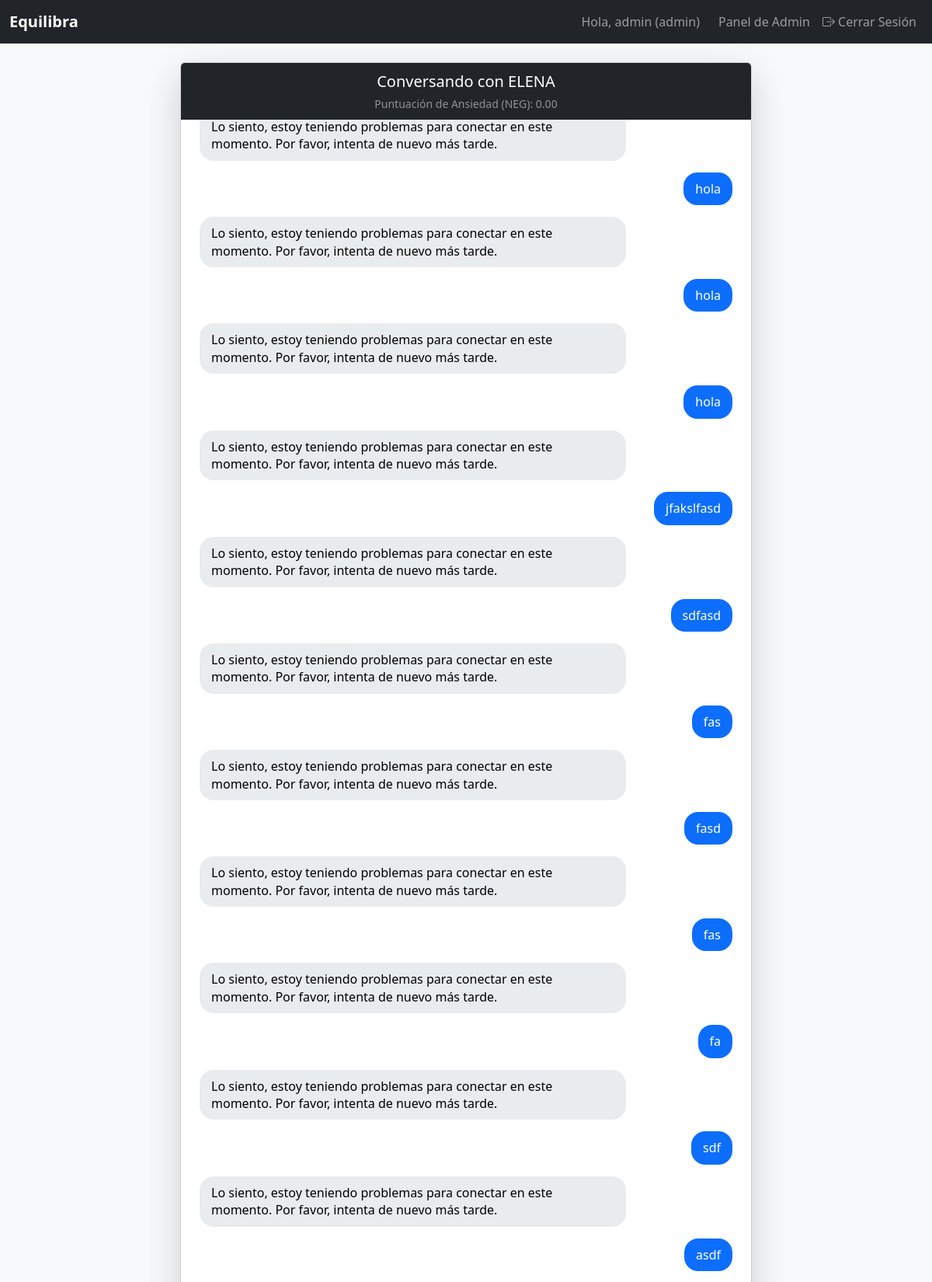
The app's page /chat_page (signed in, upper part) with its own data.
### models.py (models this page shows, shortened)
class User(UserMixin, db.Model):
    id = db.Column(db.Integer, primary_key=True)
    username = db.Column(db.String(150), unique=True, nullable=False)
    email = db.Column(db.String(150), unique=True, nullable=False)
    password_hash = db.Column(db.String(256), nullable=False)
    role = db.Column(db.String(50), nullable=False, default='patient')
    status = db.Column(db.String(50), nullable=False, default='active')
    assigned_psychologist_id = db.Column(db.Integer, db.ForeignKey('user.id'), nullable=True)
    assigned_psychologist = db.relationship('User', remote_side=[id], backref='assigned_patients')
    messages = db.relationship('Message', backref='author', lazy=True)

class Message(db.Model):
    id = db.Column(db.Integer, primary_key=True)
    content = db.Column(db.Text, nullable=False)
    sender = db.Column(db.String(10), nullable=False) # 'user' o 'bot'
    timestamp = db.Column(db.DateTime, index=True, default=datetime.utcnow)
    user_id = db.Column(db.Integer, db.ForeignKey('user.id'), nullable=False)

### app.py (the view)
@main_bp.route('/chat_page')
@login_required
def chat_page():
    past_messages = Message.query.filter_by(user_id=current_user.id).order_by(Message.timestamp.asc()).all()
    return render_template('index.html', messages=past_messages)

### app.py (called while the page is built)
@login_manager.user_loader
def load_user(user_id):
    return User.query.get(int(user_id))

### templates/index.html (shortened to what this page needs)
{% extends "base.html" %}
{% block content %}
<div class="row justify-content-center">
    <div class="col-12 col-md-10 col-lg-8">
        <div class="card shadow-lg chat-card">
            <div class="card-header bg-dark text-white text-center">
                <h5 class="my-1">Conversando con ELENA</h5>
                <small class="text-white-50">Puntuación de Ansiedad (NEG): <span id="anxiety-score">0.00</span></small>
            </div>
            <div class="card-body p-4 chat-window" id="chat-window">
                {% if not messages %}
                    <div class="message bot">
                        Hola, soy Kai. Estoy aquí para escucharte. ¿Cómo te sientes hoy?
                    </div>
                {% else %}
                    {% for msg in messages %}
                        <div class="message {{ msg.sender }}">
                            {{ msg.content | safe }}
                        </div>
                    {% endfor %}
                {% endif %}
            </div>
        </div>
    </div>
</div>
{% endblock %}

### templates/base.html (shortened to what this page needs)
<!DOCTYPE html>
<html lang="es">
<head>
    <link href="https://cdn.jsdelivr.net/npm/bootstrap@5.3.3/dist/css/bootstrap.min.css" rel="stylesheet">
    <link rel="stylesheet" href="https://cdn.jsdelivr.net/npm/bootstrap-icons@1.11.3/font/bootstrap-icons.min.css">
</head>
<body>
    <nav class="navbar navbar-expand-lg navbar-dark bg-dark">
        <div class="container-fluid">
            <a class="navbar-brand" href="{{ url_for('main.home') }}">  Equilibra</a>
            <div class="collapse navbar-collapse" id="navbarNav">
                <div class="navbar-nav ms-auto">
                    {% if current_user.is_authenticated %}
                        <span class="navbar-text me-3">
                            Hola, {{ current_user.username }} ({{ current_user.role }})
                        </span>
                        {% if current_user.role == 'psychologist' %}
                            <a class="nav-link" href="{{ url_for('main.dashboard') }}">Dashboard</a>
                        {% elif current_user.role == 'admin' %}
                            <a class="nav-link" href="{{ url_for('admin.dashboard') }}">Panel de Admin</a>
                        {% endif %}
                        <a class="nav-link" href="#" data-bs-toggle="modal" data-bs-target="#confirmLogoutModal">
                            <i class="bi bi-box-arrow-right"></i> Cerrar Sesión
                        </a>
                    {% else %}
                        <a class="nav-link" href="{{ url_for('auth.login') }}">Iniciar Sesión</a>
                        <a class="nav-link" href="{{ url_for('auth.register') }}">Registrarse</a>
                    {% endif %}
                </div>
            </div>
        </div>
    </nav>
    <main class="container mt-4">
        {% block content %}{% endblock %}
    </main>
</body>
</html>

### templates/base.html (style rules this page uses)
body { background-color: #f8f9fa; }
.navbar-brand { font-weight: bold; }

### templates/index.html (style rules this page uses)
.chat-card { height: 75vh; display: flex; flex-direction: column; }
.chat-window { flex-grow: 1; overflow-y: auto; display: flex; flex-direction: column; gap: 15px; }
.message { padding: 10px 15px; border-radius: 18px; max-width: 80%; line-height: 1.4; }
.message.user { background-color: #0d6efd; color: white; align-self: flex-end; }
.message.bot { background-color: #e9ecef; color: black; align-self: flex-start; }

### records on screen
User: username "admin", role "admin"
Message: content "Lo siento, estoy teniendo problemas para conectar en este momento. Por favor, intenta de nuevo más tarde."
Message: content "hola"
Message: content "Lo siento, estoy teniendo problemas para conectar en este momento. Por favor, intenta de nuevo más tarde."
Message: content "hola"
Message: content "Lo siento, estoy teniendo problemas para conectar en este momento. Por favor, intenta de nuevo más tarde."
Message: content "hola"
Message: content "Lo siento, estoy teniendo problemas para conectar en este momento. Por favor, intenta de nuevo más tarde."
Message: content "jfakslfasd"
Message: content "Lo siento, estoy teniendo problemas para conectar en este momento. Por favor, intenta de nuevo más tarde."
Message: content "sdfasd"
Message: content "Lo siento, estoy teniendo problemas para conectar en este momento. Por favor, intenta de nuevo más tarde."
Message: content "fas"
Message: content "Lo siento, estoy teniendo problemas para conectar en este momento. Por favor, intenta de nuevo más tarde."
Message: content "fasd"
Message: content "Lo siento, estoy teniendo problemas para conectar en este momento. Por favor, intenta de nuevo más tarde."
Message: content "fas"
Message: content "Lo siento, estoy teniendo problemas para conectar en este momento. Por favor, intenta de nuevo más tarde."
Message: content "fa"
Message: content "Lo siento, estoy teniendo problemas para conectar en este momento. Por favor, intenta de nuevo más tarde."
Message: content "sdf"
Message: content "Lo siento, estoy teniendo problemas para conectar en este momento. Por favor, intenta de nuevo más tarde."
Message: content "asdf"
